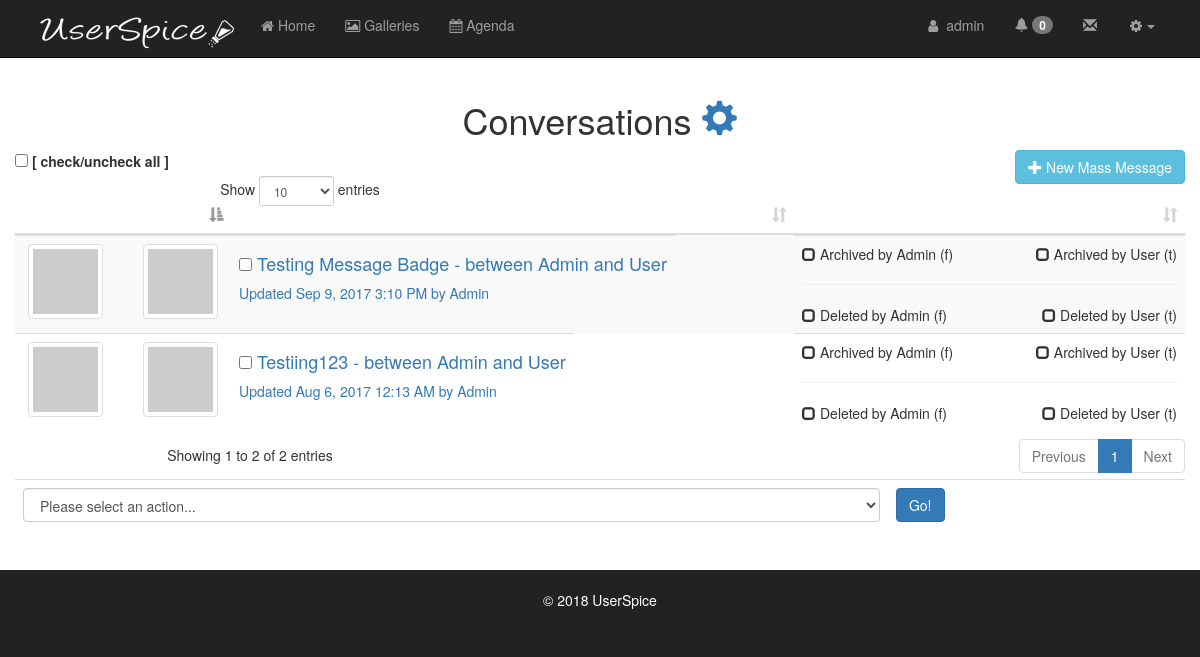
The app's page /users/admin_messages.php (signed in) with its own data.
### tables this page shows
CREATE TABLE IF NOT EXISTS `users` (
  `id` int(11) NOT NULL AUTO_INCREMENT,
  `email` varchar(155) NOT NULL,
  `email_new` varchar(155) DEFAULT NULL,
  `username` varchar(255) NOT NULL,
  `password` varchar(255) NOT NULL,
  `fname` varchar(255) NOT NULL,
  `lname` varchar(255) NOT NULL,
  `permissions` int(11) NOT NULL,
  `editmode` int(11) NOT NULL,
  `logins` int(100) NOT NULL,
  `account_owner` tinyint(4) NOT NULL DEFAULT '0',
  `account_id` int(11) NOT NULL DEFAULT '0',
  `company` varchar(255) NOT NULL,
  `join_date` datetime NOT NULL,
  `last_login` datetime NOT NULL,
  `email_verified` tinyint(4) NOT NULL DEFAULT '0',
  `vericode` varchar(15) NOT NULL,
  `active` int(1) NOT NULL,
  `oauth_provider` varchar(255) NOT NULL,
  `oauth_uid` varchar(255) NOT NULL,
  `gender` varchar(10) NOT NULL,
  `locale` varchar(10) NOT NULL,
  `gpluslink` varchar(255) NOT NULL,
  `picture` varchar(255) NOT NULL,
  `created` datetime NOT NULL,
  `modified` datetime NOT NULL,
  `fb_uid` varchar(255) NOT NULL,
  `un_changed` int(1) NOT NULL,
  `msg_exempt` int(1) NOT NULL DEFAULT '0',
  `last_confirm` datetime DEFAULT NULL,
  `protected` int(1) NOT NULL DEFAULT '0',
  `dev_user` int(1) NOT NULL DEFAULT '0',
  `msg_notification` int(1) NOT NULL DEFAULT '1',
  `force_pr` int(1) NOT NULL DEFAULT '0',
  `twoKey` varchar(16) DEFAULT NULL,
  `twoEnabled` int(1) DEFAULT '0',
  `cloak_allowed` tinyint(1) NOT NULL DEFAULT '0',
  PRIMARY KEY (`id`),
  KEY `EMAIL` (`email`) USING BTREE
);

CREATE TABLE IF NOT EXISTS `message_threads` (
  `id` int(11) NOT NULL AUTO_INCREMENT,
  `msg_to` int(11) NOT NULL,
  `msg_from` int(11) NOT NULL,
  `msg_subject` varchar(255) NOT NULL,
  `last_update` datetime NOT NULL,
  `last_update_by` int(11) NOT NULL,
  `archive_from` int(1) NOT NULL DEFAULT '0',
  `archive_to` int(1) NOT NULL DEFAULT '0',
  `hidden_from` int(1) NOT NULL DEFAULT '0',
  `hidden_to` int(1) NOT NULL DEFAULT '0',
  PRIMARY KEY (`id`)
);

CREATE TABLE IF NOT EXISTS `settings` (
  `id` int(50) NOT NULL AUTO_INCREMENT,
  `recaptcha` int(1) NOT NULL DEFAULT '0',
  `force_ssl` int(1) NOT NULL,
  `css_sample` int(1) NOT NULL,
  `us_css1` varchar(255) NOT NULL,
  `us_css2` varchar(255) NOT NULL,
  `us_css3` varchar(255) NOT NULL,
  `site_name` varchar(100) NOT NULL,
  `language` varchar(255) NOT NULL,
  `track_guest` int(1) NOT NULL,
  `site_offline` int(1) NOT NULL,
  `force_pr` int(1) NOT NULL,
  `glogin` int(1) NOT NULL DEFAULT '0',
  `fblogin` int(1) NOT NULL,
  `gid` varchar(255) NOT NULL,
  `gsecret` varchar(255) NOT NULL,
  `gredirect` varchar(255) NOT NULL,
  `ghome` varchar(255) NOT NULL,
  `fbid` varchar(255) NOT NULL,
  `fbsecret` varchar(255) NOT NULL,
  `fbcallback` varchar(255) NOT NULL,
  `graph_ver` varchar(255) NOT NULL,
  `finalredir` varchar(255) NOT NULL,
  `req_cap` int(1) NOT NULL,
  `req_num` int(1) NOT NULL,
  `min_pw` int(2) NOT NULL,
  `max_pw` int(3) NOT NULL,
  `min_un` int(2) NOT NULL,
  `max_un` int(3) NOT NULL,
  `messaging` int(1) NOT NULL,
  `snooping` int(1) NOT NULL,
  `echouser` int(11) NOT NULL,
  `wys` int(1) NOT NULL,
  `change_un` int(1) NOT NULL,
  `backup_dest` varchar(255) NOT NULL,
  `backup_source` varchar(255) NOT NULL,
  `backup_table` varchar(255) NOT NULL,
  `msg_notification` int(1) NOT NULL,
  `permission_restriction` int(1) NOT NULL,
  `auto_assign_un` int(1) NOT NULL,
  `page_permission_restriction` int(1) NOT NULL,
  `msg_blocked_users` int(1) NOT NULL,
  `msg_default_to` int(1) NOT NULL,
  `notifications` int(1) NOT NULL,
  `notif_daylimit` int(3) NOT NULL,
  `recap_public` varchar(100) NOT NULL,
  `recap_private` varchar(100) NOT NULL,
  `page_default_private` int(1) NOT NULL,
  `navigation_type` tinyint(1) NOT NULL,
  `copyright` varchar(255) NOT NULL,
  `custom_settings` int(1) NOT NULL,
  `system_announcement` varchar(255) NOT NULL,
  `twofa` int(1) DEFAULT '0',
  `force_notif` tinyint(1) DEFAULT NULL,
  `cron_ip` varchar(255) DEFAULT NULL,
  PRIMARY KEY (`id`)
);

### users/admin_messages.php (the view, shortened to what the rows shown need)
<?php
require_once 'init.php';
require_once $abs_us_root.$us_url_root.'users/includes/header.php';
require_once $abs_us_root.$us_url_root.'users/includes/navigation.php';
?>
<?php
      $messagesQ = $db->query("SELECT * FROM message_threads ORDER BY last_update DESC");
      $messages = $messagesQ->results();
      $count = $messagesQ->count();
      ?>
      <div id="page-wrapper">
        <div class="container">
          <div class="row">
            <div class="col-sm-12">
              <div class="row" id="maindiv">
                <div>
                  <h1><center>Conversations <a href="#" data-toggle="modal" class="nounderline" data-target="#settings"><i class="glyphicon glyphicon-cog"></i></a></center></h1>
                </div>
                  <form name="threads" action="<?php echo $_SERVER['PHP_SELF'];?>" method="post">
                    <center><table id="paginate" class="table table-striped">
                      <thead>
                        <tr>
                          <th></th>
                          <th></th>
                          <th></th>
                        </tr>
                      </thead>
                      <tbody>
                        <tr>
                          <?php if($count > 0) {?>
                            <?php foreach($messages as $m){
                              if($m->msg_from == $user->data()->id) { $toId = $m->msg_to; $fromId = $m->msg_from; } else { $toId = $m->msg_from; $fromId = $m->msg_to; }
                              $fromQ = $db->query("SELECT picture,email FROM users WHERE id = $fromId");
                              if($fromQ->count()==1) $fromUser = $fromQ->first()->email;
                              $fromGrav = get_gravatar(strtolower(trim($fromUser)));
                              $toQ = $db->query("SELECT picture,email FROM users WHERE id = $toId");
                              if($toQ->count()==1) $toUser = $toQ->first()->email;
                              $toGrav = get_gravatar(strtolower(trim($toUser)));
                              $lastmessage = strtotime($m->last_update);
                              $difference = ceil((time() - $lastmessage) / (60 * 60 * 24));
                              if($difference >= 0 && $difference < 7) {
                                $today = date("j");
                                $last_message = date("j",$lastmessage);
                                if($today==$last_message) { $last_update = "Today, "; $last_update .= date("g:i A",$lastmessage); }
                                else {
                                  $last_update = date("l g:i A",$lastmessage); } }
                                  elseif($difference >= 7) { $last_update = date("M j, Y g:i A",$lastmessage); }
                                  ?>
                                  <td style="width:200px">
                                    <span class="chat-img pull-left" style="padding-left:5px">
                                      <a class="nounderline" href="admin_message.php?id=<?=$m->id?>">
                                        <img src="<?=$fromGrav ?>" width="75" class="img-thumbnail">
                                      </a>
                                    </span>
                                    <span class="chat-img pull-right" style="padding-right:5px">
                                      <a class="nounderline" href="admin_message.php?id=<?=$m->id?>">
                                        <img src="<?=$toGrav ?>" width="75" class="img-thumbnail">
                                      </a>
                                    </span>
                                  </td>
                                  <td class="pull-left">
                                    <h4>
                                      <input type="checkbox" class="maincheck" name="checkbox[<?=$m->id?>]" value="<?=$m->id?>"/>
                                      <a class="nounderline" href="admin_message.php?id=<?=$m->id?>">
                                        <?=$m->msg_subject?> - between <?=echouser($m->msg_from);?> and <?=echouser($m->msg_to);?>
                                      </a>
                                      <?php $unread = $db->query("SELECT * FROM messages WHERE msg_thread = ? AND msg_to = ? AND msg_read = ?",array($m->id,$user->data()->id,0));
                                      $unreadCount = $unread->count();?></h4>
                                      <a class="nounderline" href="admin_message.php?id=<?=$m->id?>">
                                        Updated <?=$last_update?> by <?php echouser($m->last_update_by);?>
                                      </a>
                                    </td>
                                    <td>
                                      <span class="pull-left"><i class="glyphicon glyphicon-<?php if($m->archive_from==0) {?>unchecked<?php } else {?>check<?php } ?>"></i> Archived by <?=echouser($m->msg_from)?> (f)</span>
                                      <span class="pull-right"><i class="glyphicon glyphicon-<?php if($m->archive_to==0) {?>unchecked<?php } else {?>check<?php } ?>"></i> Archived by <?=echouser($m->msg_to)?> (t)</span><br /><hr>
                                      <span class="pull-left"><i class="glyphicon glyphicon-<?php if($m->hidden_from==0) {?>unchecked<?php } else {?>check<?php } ?>"></i> Deleted by <?=echouser($m->msg_from)?> (f)</span>
                                      <span class="pull-right"><i class="glyphicon glyphicon-<?php if($m->hidden_to==0) {?>unchecked<?php } else {?>check<?php } ?>"></i> Deleted by <?=echouser($m->msg_to)?> (t)</span>
                                    </td>
                                  </tr>
                                <?php } } else {?>
                                  <td colspan="2"><center><h3>No Conversations</h3></center></td></tr>
                                <?php } ?>
                              </tbody>
                            </table></center>
                                </form>
                              </div><br />
                            </div>
                              </div>
                            </div>
                          </div>
                          <?php require_once $abs_us_root.$us_url_root.'users/includes/html_footer.php';  ?>

### users/includes/navigation.php (shortened to what the rows shown need)
<?php
if($settings->navigation_type==0) {
if ($user->isLoggedIn()) {
    if ($dayLimitQ = $db->query('SELECT notif_daylimit FROM settings', array())) $dayLimit = $dayLimitQ->results()[0]->notif_daylimit;
    else $dayLimit = 7;
	$notifications = new Notification($user->data()->id, false, $dayLimit);
}
?>
<div class="navbar navbar-fixed-top navbar-inverse" role="navigation">
	<div class="container">
		<div class="collapse navbar-collapse navbar-top-menu-collapse navbar-right">
					<ul class="nav navbar-nav ">
				<?php if($user->isLoggedIn()){ ?>
					<li><a href="<?=$us_url_root?>users/account.php"><i class="fa fa-fw fa-user"></i> <?php echo echousername($user->data()->id);?></a></li>
					<?php if($settings->notifications==1) {?>
			<li><a href="#" onclick="displayNotifications('new')" id="notificationsTrigger" data-toggle="modal" data-target="#notificationsModal"  ><i class="glyphicon glyphicon-bell"></i> <span id="notifCount" class="badge" style="margin-top: -5px"><?= (int)$notifications->getUnreadCount(); ?></span></a></li>
          <?php } ?>
					<?php if($settings->messaging == 1){ ?>
						<li><a href="<?=$us_url_root?>users/messages.php"><i class="glyphicon glyphicon-envelope"></i> <span id="msgCount" class="badge" style="margin-top: -5px"><?php if($msgC > 0){ echo $msgC;}?></span></a></li>
					<?php } ?>
					<li class="dropdown hidden-xs"><a class="dropdown-toggle" href="#" data-toggle="dropdown"><i class="fa fa-fw fa-cog"></i><b class="caret"></b></a>
					</li>
				<?php }  ?>
				</ul>
				</div>
	</div>
</div>
<?php } if($settings->navigation_type==1) {?>
<?php require_once $abs_us_root.$us_url_root.'users/includes/database-navigation.php'; ?>
<?php } ?>

### users/helpers/us_helpers.php (shortened to what the rows shown need)
<?php
if(!function_exists('get_gravatar')) {
	function get_gravatar($email, $s = 120, $d = 'mm', $r = 'pg', $img = false, $atts = array() ) {
		$url = 'https://www.gravatar.com/avatar/';
		$url .= md5( strtolower( trim( $email ) ) );
		$url .= "?s=$s&d=$d&r=$r";
		return $url;
	}
}
if(!function_exists('checkPermission')) {
	function checkPermission($permission) {
		$db = DB::getInstance();
		global $user;
		$access = 0;
		foreach($permission[0] as $perm){
			if ($access == 0){
				$query = $db->query("SELECT id FROM user_permission_matches  WHERE user_id = ? AND permission_id = ?",array($user->data()->id,$perm->permission_id));
				$results = $query->count();
				if ($results > 0){
					$access = 1;
				}
			}
		}
		if ($access == 1){
			return true;
		}
	}
}
if(!function_exists('echouser')) {
	function echouser($id){
		$db = DB::getInstance();
		$settingsQ = $db->query("SELECT echouser FROM settings");
		$settings = $settingsQ->first();
		if($settings->echouser == 1){
			$query = $db->query("SELECT username FROM users WHERE id = ? LIMIT 1",array($id));
			$count=$query->count();
			if ($count > 0) {
				$results=$query->first();
				echo ucfirst($results->username);
			} else {
				echo "-";
			}
		}
	}
}
if(!function_exists('echousername')) {
	function echousername($id){
		$db = DB::getInstance();
		$query = $db->query("SELECT username FROM users WHERE id = ? LIMIT 1",array($id));
		$count=$query->count();
		if ($count > 0) {
			$results=$query->first();
			return ($results->username);
		} else {
			return "Unknown";
		}
	}
}
if(!function_exists('reAuth')) {
	function reAuth($uri,$uid,$urlRoot){
		$abs_us_root=$_SERVER['DOCUMENT_ROOT'];
		$self_path=explode("/", $_SERVER['PHP_SELF']);
		$self_path_length=count($self_path);
		for($i = 1; $i < $self_path_length; $i++){
			array_splice($self_path, $self_path_length-$i, $i);
			$us_url_root=implode("/",$self_path)."/";
			if (file_exists($abs_us_root.$us_url_root.'z_us_root.php')){
				break;
			}else{
				$file_found=FALSE;
			}
		}
		$urlRootLength=strlen($us_url_root);
		$page=substr($uri,$urlRootLength,strlen($uri)-$urlRootLength);
		$db = DB::getInstance();
		$query = $db->query("SELECT id, page, re_auth FROM pages WHERE page = ?",[$page]);
		$count = $query->count();
		if ($count > 0){
		$results = $query->first();
		$pageDetails = array( 'id' =>$results->id, 'page' => $results->page, 're_auth' => $results->re_auth);
		if (empty($pageDetails)){
			return true;
		}elseif ($pageDetails['re_auth'] == 0){
			return true;
		}else{
			verifyadmin($uid,$page,$urlRoot);
		 }
		}
	}
}

### usersc/includes/footer.php (shortened to what the rows shown need)
<div class="container">
        <div class="row">
                <div class="col-sm-12 text-center">
                        <footer><font color='white'><br>&copy;
                          <?php echo date("Y"); ?>
                           <?=$settings->copyright; ?></font></footer>
                        <br>
                </div>
        </div>
</div>

### records on screen
users: echousername($user->data()->id) "admin"
message_threads: msg_subject "Testing Message Badge", users.username "Admin User Admin Admin User Admin User", last_update "Sep 9, 2017 3:10 PM", archive_from 0 (drawn), archive_to 0 (drawn), hidden_from 0 (drawn), hidden_to 0 (drawn)
message_threads: msg_subject "Testiing123", users.username "Admin User Admin Admin User Admin User", last_update "Aug 6, 2017 12:13 AM", archive_from 0 (drawn), archive_to 0 (drawn), hidden_from 0 (drawn), hidden_to 0 (drawn)
settings: copyright "UserSpice"

### other values on screen
$notifications->getUnreadCount() "0"
